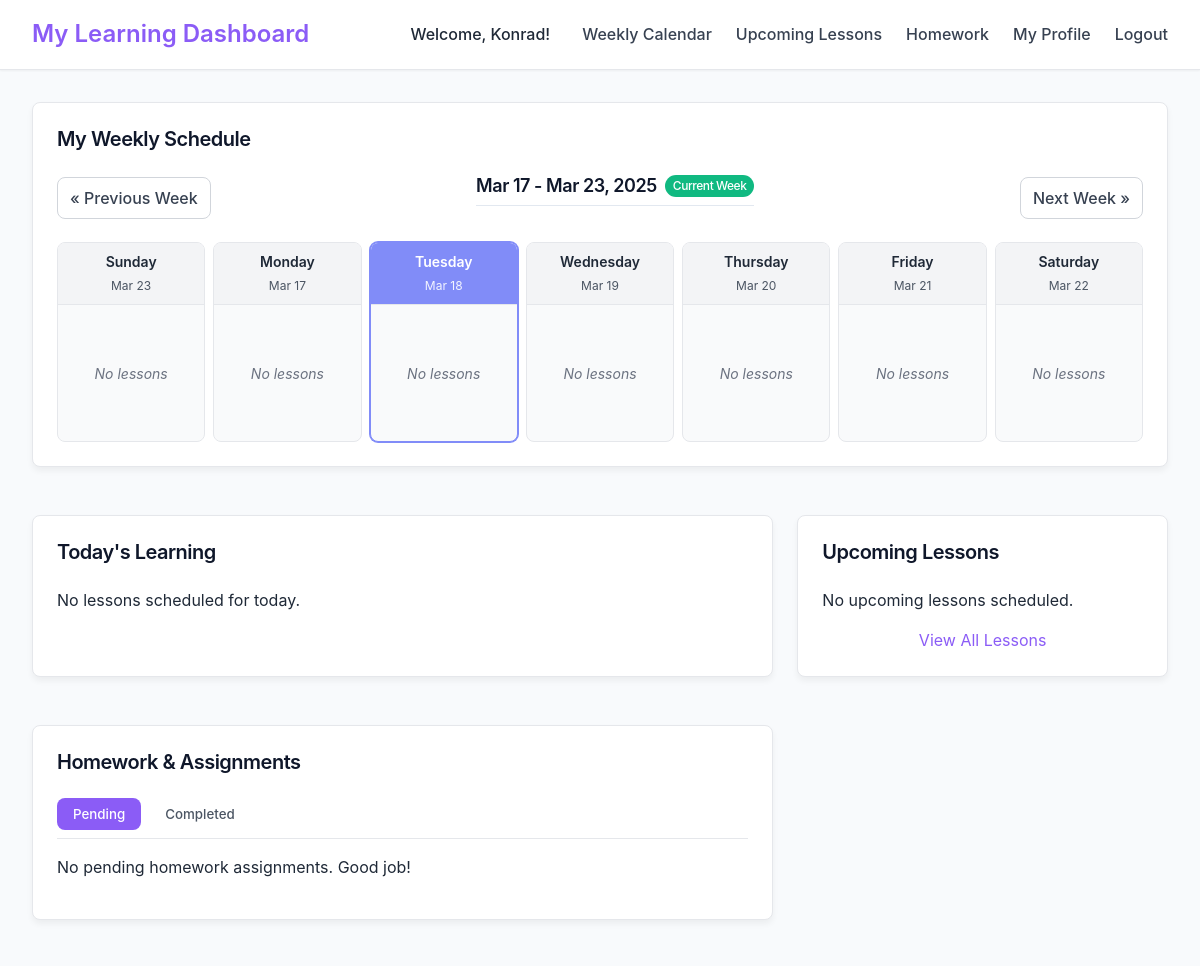
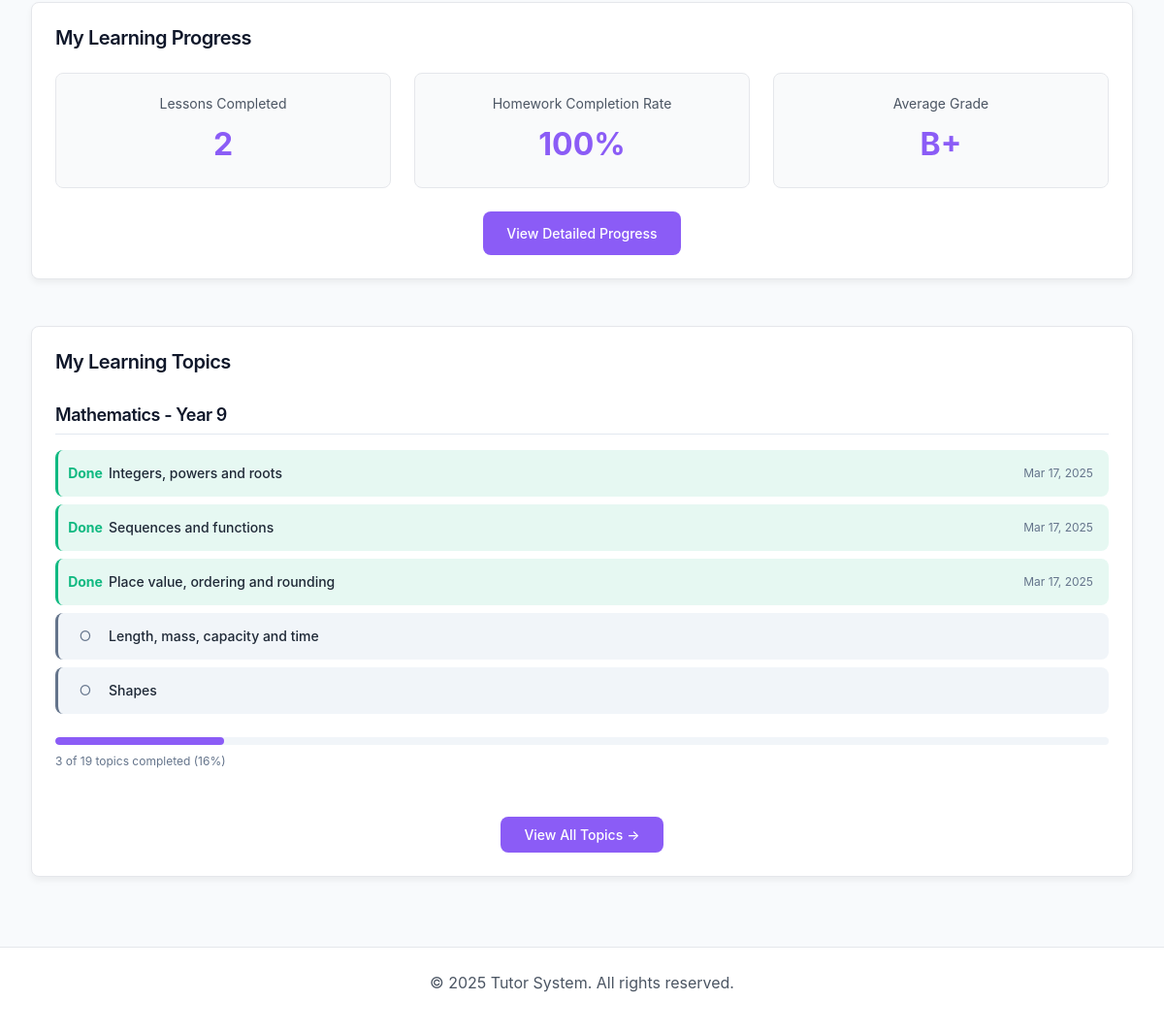
/tracker/student-dashboard.php (signed in), run on the app's committed database (2 pictures, top to bottom).
### tables this page shows
CREATE TABLE IF NOT EXISTS `students` (
  `student_id` int NOT NULL AUTO_INCREMENT,
  `name` varchar(100) NOT NULL,
  `email` varchar(100) NOT NULL,
  `password` varchar(255) NOT NULL,
  `parent_name` varchar(100) DEFAULT NULL,
  `parent_email` varchar(100) DEFAULT NULL,
  `phone` varchar(20) DEFAULT NULL,
  `grade` varchar(20) DEFAULT NULL,
  `subjects` varchar(255) DEFAULT NULL,
  `notes` text,
  `created_at` timestamp NOT NULL DEFAULT CURRENT_TIMESTAMP,
  `last_login` timestamp NULL DEFAULT NULL,
  PRIMARY KEY (`student_id`),
  UNIQUE KEY `email` (`email`)
);

CREATE TABLE IF NOT EXISTS `student_subjects` (
  `id` int NOT NULL AUTO_INCREMENT,
  `student_id` int NOT NULL,
  `subject_id` int NOT NULL,
  `year_level` varchar(20) NOT NULL,
  `created_at` timestamp NOT NULL DEFAULT CURRENT_TIMESTAMP,
  PRIMARY KEY (`id`),
  UNIQUE KEY `student_subject_year` (`student_id`,`subject_id`,`year_level`),
  KEY `subject_id` (`subject_id`)
);

CREATE TABLE IF NOT EXISTS `subjects` (
  `subject_id` int NOT NULL AUTO_INCREMENT,
  `subject_name` varchar(100) NOT NULL,
  `description` text,
  `created_at` timestamp NOT NULL DEFAULT CURRENT_TIMESTAMP,
  PRIMARY KEY (`subject_id`),
  UNIQUE KEY `subject_name` (`subject_name`)
);

CREATE TABLE IF NOT EXISTS `student_topic_progress` (
  `id` int NOT NULL AUTO_INCREMENT,
  `student_id` int NOT NULL,
  `topic_id` int NOT NULL,
  `is_completed` tinyint(1) NOT NULL DEFAULT '0',
  `completed_date` datetime DEFAULT NULL,
  `tutor_id` int DEFAULT NULL,
  `notes` text,
  `created_at` timestamp NOT NULL DEFAULT CURRENT_TIMESTAMP,
  `updated_at` timestamp NOT NULL DEFAULT CURRENT_TIMESTAMP ON UPDATE CURRENT_TIMESTAMP,
  PRIMARY KEY (`id`),
  UNIQUE KEY `student_topic` (`student_id`,`topic_id`),
  KEY `topic_id` (`topic_id`),
  KEY `tutor_id` (`tutor_id`)
);

CREATE TABLE IF NOT EXISTS `topics` (
  `topic_id` int NOT NULL AUTO_INCREMENT,
  `subject_id` int NOT NULL,
  `year_level` varchar(20) NOT NULL,
  `topic_name` varchar(150) NOT NULL,
  `topic_description` text,
  `order_number` int DEFAULT NULL,
  `created_at` timestamp NOT NULL DEFAULT CURRENT_TIMESTAMP,
  PRIMARY KEY (`topic_id`),
  KEY `subject_id` (`subject_id`),
  KEY `idx_year_subject` (`year_level`,`subject_id`)
);

### tracker/student-dashboard.php (the view, shortened to what this page needs)
<?php
$db_host = 'localhost';
$db_user = 'root';
$db_pass = '';
$db_name = 'bloom';
$conn = new mysqli($db_host, $db_user, $db_pass, $db_name);
$student_id = $_SESSION['student_id'];
$stmt = $conn->prepare("SELECT * FROM students WHERE student_id = ?");
$stmt->bind_param("i", $student_id);
$stmt->execute();
$student_result = $stmt->get_result();
$student = $student_result->fetch_assoc();
$today = new DateTime();
$week_start = clone $today;
$week_start->modify('this week monday');
$week_end = clone $week_start;
$week_end->modify('+6 days');
$week_start_str = $week_start->format('Y-m-d');
$week_end_str = $week_end->format('Y-m-d');
$stmt = $conn->prepare("
    SELECT l.*, t.name AS tutor_name, t.email AS tutor_email
    FROM lessons l
    JOIN tutors t ON l.tutor_id = t.id
    WHERE l.student_name = ?
    AND l.lesson_date BETWEEN ? AND ?
    AND l.session_status IN ('Scheduled', 'Rescheduled')
    ORDER BY l.lesson_date ASC, l.start_time ASC
");
$stmt->bind_param("sss", $student['name'], $week_start_str, $week_end_str);
$stmt->execute();
$week_lessons = $stmt->get_result();
function organizeLessonsByDay($lessons) {
    $days = [];
    for ($i = 0; $i < 7; $i++) {
        $days[$i] = [];
    }
    return $days;
}
$lessons_by_day = organizeLessonsByDay($week_lessons);
?>
<!DOCTYPE html>
<html lang="en">
<head>
    <link rel="stylesheet" href="student.css">
</head>
<body>
    <header>
        <h1>My Learning Dashboard</h1>
        <div class="user-info">
            <p>Welcome, <?php echo htmlspecialchars($student['name']); ?>!</p>
            <nav>
                <ul>
                    <li><a href="#calendar">Weekly Calendar</a></li>
                    <li><a href="#upcoming">Upcoming Lessons</a></li>
                    <li><a href="#homework">Homework</a></li>
                    <li><a href="profile.php">My Profile</a></li>
                    <li><a href="logout.php">Logout</a></li>
                </ul>
            </nav>
        </div>
    </header>
    <main>
        <section id="calendar" class="dashboard-card">
            <h2>My Weekly Schedule</h2>
            <div class="calendar-nav">
                <?php
                $prev_week = isset($_GET['week']) ? intval($_GET['week']) - 1 : -1;
                $next_week = isset($_GET['week']) ? intval($_GET['week']) + 1 : 1;
                $current_week = isset($_GET['week']) ? intval($_GET['week']) : 0;
                ?>
                <a href="?week=<?php echo $prev_week; ?>" class="calendar-nav-btn">&laquo; Previous Week</a>
                <h3>
                    <?php echo $week_start->format('M d') . ' - ' . $week_end->format('M d, Y'); ?>
                    <?php if ($current_week == 0): ?>
                        <span class="current-week-badge">Current Week</span>
                    <?php endif; ?>
                </h3>
                <a href="?week=<?php echo $next_week; ?>" class="calendar-nav-btn">Next Week &raquo;</a>
            </div>
            <div class="weekly-calendar">
                <?php
                $days_of_week = ['Sunday', 'Monday', 'Tuesday', 'Wednesday', 'Thursday', 'Friday', 'Saturday'];
                $current_date = new DateTime();
                foreach ($days_of_week as $index => $day_name):
                    $day_date = clone $week_start;
                    $day_date->modify('+' . ($index == 0 ? 6 : $index - 1) . ' days');
                    $is_today = $day_date->format('Y-m-d') === $current_date->format('Y-m-d');
                ?>
                    <div class="calendar-day <?php echo $is_today ? 'today' : ''; ?>">
                        <div class="day-header">
                            <span class="day-name"><?php echo $day_name; ?></span>
                            <span class="day-date"><?php echo $day_date->format('M d'); ?></span>
                        </div>
                        <div class="day-content">
                            <?php
                            $php_day_index = $index;
                            if (empty($lessons_by_day[$php_day_index])):
                            ?>
                                <div class="no-lessons">No lessons</div>
                            <?php endif; ?>
                        </div>
                    </div>
                <?php endforeach; ?>
            </div>
        </section>
        <section id="today" class="dashboard-card">
            <h2>Today's Learning</h2>
            <?php
            $has_lesson_today = false;
                    ?>
                    <?php
            if (!$has_lesson_today) {
                echo "<p>No lessons scheduled for today.</p>";
            }
            ?>
        </section>
        <section id="upcoming" class="dashboard-card">
            <h2>Upcoming Lessons</h2>
            <?php
            $has_upcoming = false;
                    ?>
                    <?php
            if (!$has_upcoming) {
                echo "<p>No upcoming lessons scheduled.</p>";
            }
            ?>
            <div class="view-more">
                <a href="all_lessons.php">View All Lessons</a>
            </div>
        </section>
<section id="homework" class="dashboard-card">
    <h2>Homework & Assignments</h2>
    <div class="homework-tabs">
        <button class="tab-btn active" data-tab="pending">Pending</button>
        <button class="tab-btn" data-tab="completed">Completed</button>
    </div>
    <div id="pending-homework" class="homework-tab-content active">
        <?php
        $pending_count = 0;
                ?>
                <?php
        if ($pending_count == 0) {
            echo "<p>No pending homework assignments. Good job!</p>";
        }
        ?>
    </div>
</section>
<section id="progress" class="dashboard-card">
    <h2>My Learning Progress</h2>
    <div class="progress-summary">
        <?php
        require_once 'db_connect.php';
        $student_id = $_SESSION['student_id'];
        $query_lessons = "SELECT COUNT(*) as completed_lessons
                         FROM lessons
                         WHERE student_name = (SELECT name FROM students WHERE student_id = ?)
                         AND session_status = 'Delivered'";
        $stmt = $conn->prepare($query_lessons);
        $stmt->bind_param("i", $student_id);
        $stmt->execute();
        $result_lessons = $stmt->get_result();
        $lessons_data = $result_lessons->fetch_assoc();
        $completed_lessons = $lessons_data['completed_lessons'];
        $query_homework = "SELECT
                            COUNT(*) as total_homework,
                            SUM(CASE WHEN status IN ('Submitted', 'Graded') THEN 1 ELSE 0 END) as completed_homework
                          FROM homework
                          WHERE student_id = ?";
        $stmt = $conn->prepare($query_homework);
        $stmt->bind_param("i", $student_id);
        $stmt->execute();
        $result_homework = $stmt->get_result();
        $homework_data = $result_homework->fetch_assoc();
        $completion_rate = 0;
        if ($homework_data['total_homework'] > 0) {
            $completion_rate = round(($homework_data['completed_homework'] / $homework_data['total_homework']) * 100);
        }
        $query_grades = "SELECT AVG(
                            CASE
                                WHEN grade = 'A+' THEN 4.3
                                WHEN grade = 'A' THEN 4.0
                                WHEN grade = 'A-' THEN 3.7
                                WHEN grade = 'B+' THEN 3.3
                                WHEN grade = 'B' THEN 3.0
                                WHEN grade = 'B-' THEN 2.7
                                WHEN grade = 'C+' THEN 2.3
                                WHEN grade = 'C' THEN 2.0
                                WHEN grade = 'C-' THEN 1.7
                                WHEN grade = 'D+' THEN 1.3
                                WHEN grade = 'D' THEN 1.0
                                WHEN grade = 'F' THEN 0.0
                                ELSE NULL
                            END) as avg_grade_point
                        FROM homework
                        WHERE student_id = ? AND grade IS NOT NULL";
        $stmt = $conn->prepare($query_grades);
        $stmt->bind_param("i", $student_id);
        $stmt->execute();
        $result_grades = $stmt->get_result();
        $grade_data = $result_grades->fetch_assoc();
        $avg_gpa = $grade_data['avg_grade_point'];
        $letter_grade = 'N/A';
        if ($avg_gpa !== null) {
            if ($avg_gpa >= 4.3) $letter_grade = 'A+';
            else if ($avg_gpa >= 4.0) $letter_grade = 'A';
            else if ($avg_gpa >= 3.7) $letter_grade = 'A-';
            else if ($avg_gpa >= 3.3) $letter_grade = 'B+';
        }
        ?>
        <div class="progress-item">
            <span class="progress-label">Lessons Completed</span>
            <div class="progress-value">
                <?php echo $completed_lessons; ?>
            </div>
        </div>
        <div class="progress-item">
            <span class="progress-label">Homework Completion Rate</span>
            <div class="progress-value">
                <?php echo $completion_rate . '%'; ?>
            </div>
        </div>
        <div class="progress-item">
            <span class="progress-label">Average Grade</span>
            <div class="progress-value">
                <?php echo $letter_grade; ?>
            </div>
        </div>
    </div>
    <div class="progress-cta">
        <a href="learning_progress.php" class="btn">View Detailed Progress</a>
    </div>
</section>
<section id="progress" class="dashboard-card">
    <h2>My Learning Topics</h2>
    <?php
    require_once 'db_connect.php';
    $student_id = $_SESSION['student_id'];
    $query_subjects = "SELECT ss.subject_id, s.subject_name, ss.year_level
                      FROM student_subjects ss
                      JOIN subjects s ON ss.subject_id = s.subject_id
                      WHERE ss.student_id = ?
                      ORDER BY s.subject_name";
    $stmt = $conn->prepare($query_subjects);
    $stmt->bind_param("i", $student_id);
    $stmt->execute();
    $result_subjects = $stmt->get_result();
    if ($result_subjects->num_rows > 0) {
        $subject_count = 0;
        while ($subject = $result_subjects->fetch_assoc()) {
            $subject_id = $subject['subject_id'];
            $subject_name = $subject['subject_name'];
            $year_level = $subject['year_level'];
            $display_style = ($subject_count == 0) ? 'block' : 'none';
            echo "<div class='subject-topics' id='subject-{$subject_id}' style='display: {$display_style};'>";
            echo "<h3>{$subject_name} - {$year_level}</h3>";
            $query_topics = "SELECT t.topic_id, t.topic_name, t.topic_description,
                                  IFNULL(stp.is_completed, 0) as is_completed,
                                  stp.completed_date
                              FROM topics t
                              LEFT JOIN student_topic_progress stp ON t.topic_id = stp.topic_id AND stp.student_id = ?
                              WHERE t.subject_id = ? AND t.year_level = ?
                              ORDER BY t.order_number
                              LIMIT 5";
            $stmt = $conn->prepare($query_topics);
            $stmt->bind_param("iis", $student_id, $subject_id, $year_level);
            $stmt->execute();
            $result_topics = $stmt->get_result();
            if ($result_topics->num_rows > 0) {
                echo "<div class='topics-list'>";
                while ($topic = $result_topics->fetch_assoc()) {
                    $status_class = $topic['is_completed'] ? 'completed' : 'pending';
                    $status_icon = $topic['is_completed'] ? 'Done' : '○';
                    $completed_date = $topic['completed_date'] ? date('M d, Y', strtotime($topic['completed_date'])) : '';
                    echo "<div class='topic-item {$status_class}'>";
                    echo "<span class='topic-status'>{$status_icon}</span>";
                    echo "<span class='topic-name'>{$topic['topic_name']}</span>";
                    if ($topic['is_completed']) {
                        echo "<span class='completion-date'>{$completed_date}</span>";
                    }
                    echo "</div>";
                }
                echo "</div>";
                $query_progress = "SELECT
                                      COUNT(t.topic_id) as total_topics,
                                      SUM(CASE WHEN stp.is_completed = 1 THEN 1 ELSE 0 END) as completed_topics
                                  FROM topics t
                                  LEFT JOIN student_topic_progress stp ON t.topic_id = stp.topic_id AND stp.student_id = ?
                                  WHERE t.subject_id = ? AND t.year_level = ?";
                $stmt = $conn->prepare($query_progress);
                $stmt->bind_param("iis", $student_id, $subject_id, $year_level);
                $stmt->execute();
                $progress = $stmt->get_result()->fetch_assoc();
                $total_topics = $progress['total_topics'];
                $completed_topics = $progress['completed_topics'] ?: 0;
                $completion_percentage = ($total_topics > 0) ? round(($completed_topics / $total_topics) * 100) : 0;
                echo "<div class='topic-progress-bar'>";
                echo "<div class='progress-fill' style='width: {$completion_percentage}%'></div>";
                echo "</div>";
                echo "<div class='topic-progress-stats'>";
                echo "<span>{$completed_topics} of {$total_topics} topics completed ({$completion_percentage}%)</span>";
                echo "</div>";
            } else {
                echo "<p>No topics found for this subject.</p>";
            }
            echo "</div>";
            $subject_count++;
        }
    } else {
        echo "<p>You are not enrolled in any subjects yet.</p>";
    }
    ?>
    <div class="topics-cta">
        <a href="topics_progress.php" class="btn">View All Topics</a>
    </div>
</section>
    </main>
    <footer>
        <p>&copy; <?php echo date('Y'); ?> Tutor System. All rights reserved.</p>
    </footer>

### data on the page
students: name "Konrad"
student_subjects: subject.subject_name "Mathematics", year_level "Year 9", completed_topics "3", total_topics "19", completion_percentage "16"
student_topic_progress: status_icon "Done", topic.topic_name "Integers, powers and roots", completed_date "Mar 17, 2025"
student_topic_progress: status_icon "Done", topic.topic_name "Sequences and functions", completed_date "Mar 17, 2025"
student_topic_progress: status_icon "Done", topic.topic_name "Place value, ordering and rounding", completed_date "Mar 17, 2025"
topics: status_icon "○", topic_name "Length, mass, capacity and time"
topics: status_icon "○", topic_name "Shapes"

### other printed values
$week_start->format('M d') "Mar 17"
$week_end->format('M d, Y') "Mar 23, 2025"
$day_name "Sunday"
$day_date->format('M d') "Mar 23"
$day_name "Monday"
$day_date->format('M d') "Mar 17"
$day_name "Tuesday"
$day_date->format('M d') "Mar 18"
$day_name "Wednesday"
$day_date->format('M d') "Mar 19"
$day_name "Thursday"
$day_date->format('M d') "Mar 20"
$day_name "Friday"
$day_date->format('M d') "Mar 21"
$day_name "Saturday"
